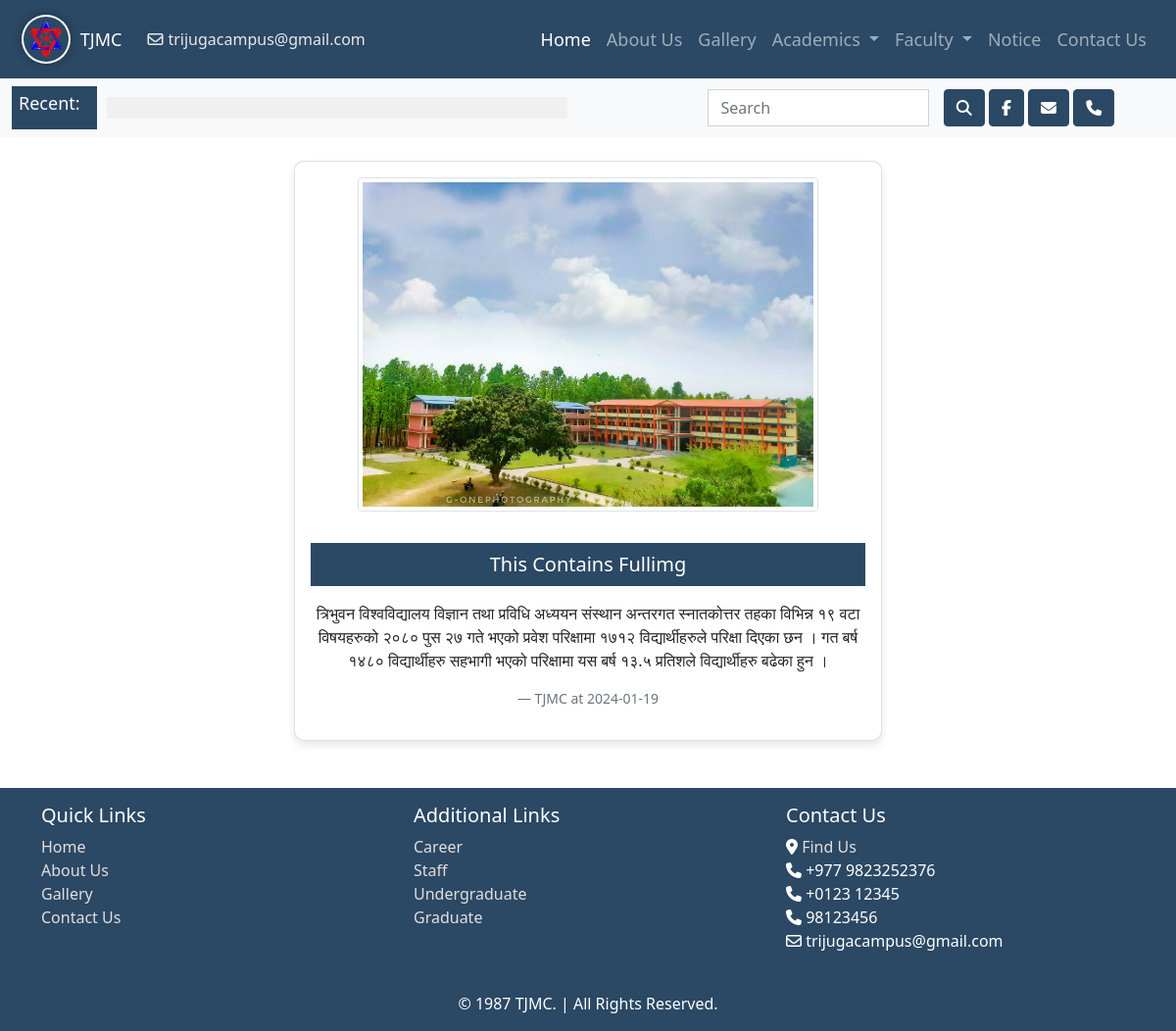
The page /detail_notice/18/ on the database its author committed.
### app_crud/models.py (models this page shows, shortened)
class Notice(models.Model):
    image = models.ImageField(upload_to='latest_events/', blank=True)
    title = models.CharField(max_length = 300, null=False)
    description = models.CharField(max_length = 2000)
    posted_by = models.CharField(max_length = 50, default = 'TJMC')
    created_at = models.DateTimeField(auto_now_add=True)
    def formatted_created_at(self):
        return timezone.localtime(self.created_at).strftime('%Y-%m-%d')

### app_crud/views.py (the view)
# urls.py: path('detail_notice/<int:id>/', detail_notice, name='detail_notice'),
def detail_notice(request, id):
    detail_notice_data = get_object_or_404(Notice, id=id)
    context = {
        'detail_notice_data' : detail_notice_data
    }
    return render(request, 'detail_notice.html', context)

### app_crud/context_processors.py (called while the page is built)
def contact_numbers(request):
    contact_numbers = ContactNumber.objects.values_list('phone_number', flat=True)
    admission_numbers = AdmissionNumber.objects.values_list('admission_number', flat=True)
    context={
        'contact_numbers': contact_numbers,
        'admission_numbers': admission_numbers
    }
    return (context)

### app_crud/templates/detail_notice.html (shortened to what this page needs)
{% extends "nav.html" %}
{% block content %}
{% load static %}
<div class="container mt-4 mb-4">
    <div class="card text-center" id="custom-card">
        <div class="img-container">
        {% if detail_notice_data.image %}
        <a href="{{ detail_notice_data.image.url }}" target="_blank">
            <img src="{{ detail_notice_data.image.url }}" class="card-img-top img-fluid img-thumbnail rounded mt-3 mb-3" alt="Thumbnail Image" style="max-height: 341px; width: auto;">
        </a>
        {% else %}
        <div class="empty"></div>
        {% endif %}
    </div>
        <div class="card-body">
            <h5 class="card-title" style="background-color: #2b4864; color: #fff; padding: 10px;">{{ detail_notice_data.title }}</h5>
            <p class="card-text mt-3">{{ detail_notice_data.description }}</p>
            <footer class="blockquote-footer mt-3">{{ detail_notice_data.posted_by }} at {{detail_notice_data.formatted_created_at}} </footer>
        </div>
    </div>
</div>
{% endblock %}

### app_crud/templates/detail_notice.html (style rules this page uses)
#custom-card { box-shadow: 0 4px 8px rgba(0, 0, 0, 0.1); border-radius: 10px; margin: 0 auto; max-width: 600px; }
.img-container { display: inline-block; }

### rows shown on the page
Notice: image (picture), title "This Contains Fullimg", description "त्रिभुवन विश्वविद्यालय विज्ञान तथा प्रविधि अध्ययन संस्थान अन्तरगत स्नातकोत्तर तहका विभिन्न १९ वटा विषयहरुको २०८० पुस २७ गते भएको प्रवेश परिक्षामा १७१२ विद्यार्थीहरुले परिक्षा दिएका छन । गत बर्ष १४८० विद्यार्थीहरु सहभागी भएको परिक्षामा यस बर्ष १३.५ प्रतिशले विद्यार्थीहरु बढेका हुन ।", posted_by "TJMC", formatted_created_at "2024-01-19"

### other values the page prints
{{ phone_number }} "+977 9823252376" "+0123 12345" "98123456"
